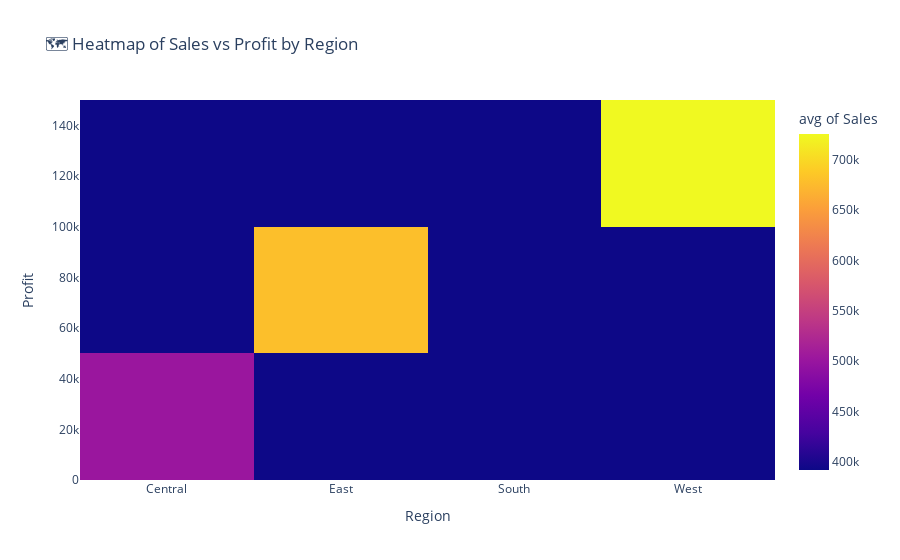

Notebook code cell kept with this figure:
### Markdown cell above
## 🌍 Profit and Sales by Region

Let’s analyze which regions are contributing most to the overall sales and profit.  
This will help identify strong vs weak geograp

### Code cell
# Aggregate sales and profit by region
region_perf = df.groupby('Region').agg(
    total_sales=('Sales', 'sum'),
    total_profit=('Profit', 'sum')
).reset_index()

# Visualize with Plotly heatmap (color intensity shows profit)
import plotly.express as px

fig_region = px.density_heatmap(
    region_perf,
    x='Region',
    y='total_profit',
    z='total_sales',
    histfunc='avg',
    title='🗺️ Heatmap of Sales vs Profit by Region',
    labels={'total_sales': 'Sales', 'total_profit': 'Profit'}
)

fig_region.show()

### Figure 1 — Plotly figure (JSON) as saved in the notebook; plotly's stock layout.template omitted (floating-point values rounded to 4 significant figures)
{"data": [{"coloraxis": "coloraxis", "histfunc": "avg", "hovertemplate": "Region=%{x}<br>Profit=%{y}<br>avg of Sales=%{z}<extra></extra>", "name": "", "type": "histogram2d", "x": ["Central", "East", "South", "West"], "xaxis": "x", "xbingroup": "x", "y": [39710.0, 91520.0, 46750.0, 108400.0], "yaxis": "y", "ybingroup": "y", "z": [501200.0, 678800.0, 391700.0, 725500.0]}], "layout": {"coloraxis": {"colorbar": {"title": {"text": "avg of Sales"}}, "colorscale": [[0, "#0d0887"], [0.1111, "#46039f"], [0.2222, "#7201a8"], [0.3333, "#9c179e"], [0.4444, "#bd3786"], [0.5556, "#d8576b"], [0.6667, "#ed7953"], [0.7778, "#fb9f3a"], [0.8889, "#fdca26"], [1, "#f0f921"]]}, "legend": {"tracegroupgap": 0}, "title": {"text": "🗺️ Heatmap of Sales vs Profit by Region"}, "xaxis": {"anchor": "y", "domain": [0, 1], "title": {"text": "Region"}}, "yaxis": {"anchor": "x", "domain": [0, 1], "title": {"text": "Profit"}}}}
